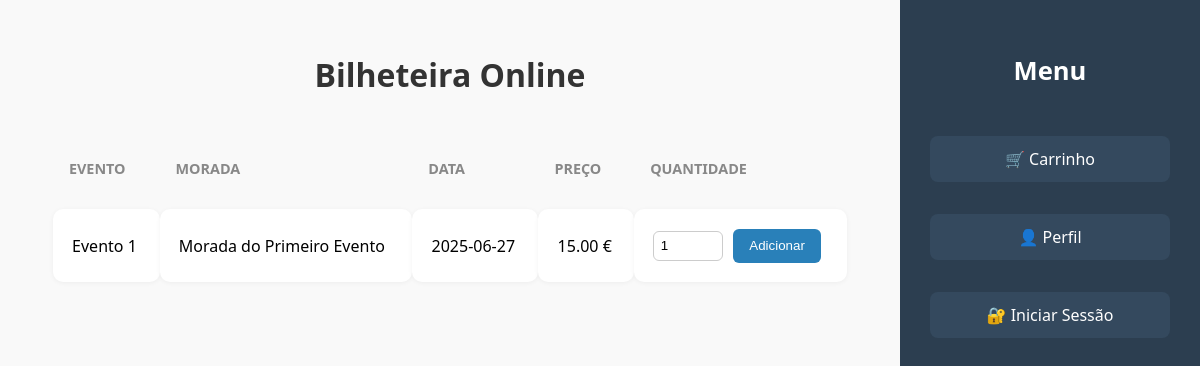
Screenshot of /WebSite/index.php with the database file from the repository.
### tables this page shows
CREATE TABLE lista_bilhetes (
        id INTEGER PRIMARY KEY AUTOINCREMENT,
        nome TEXT NOT NULL,
        morada TEXT NOT NULL,
        dia TEXT NOT NULL,
        preco REAL NOT NULL,
        limite INTEGER,
        disponiveis INTEGER
    );

### WebSite/index.php (the view, shortened to what this page needs)
<?php
$db = new SQLite3('../DataBase/venda_bilhetes.db');
$bilhetes = $db->query("SELECT * FROM lista_bilhetes");
?>
<!DOCTYPE html>
<html lang="pt">
    <link rel="stylesheet" href="styles/index.css">
<head>
</head>
<body>
<div class="main-content">
    <h1>Bilheteira Online</h1>
    <table>
        <thead>
            <tr>
                <th>Evento</th>
                <th>Morada</th>
                <th>Data</th>
                <th>Preço</th>
                <th>Quantidade</th>
            </tr>
        </thead>
        <tbody>
            <?php while ($bilhete = $bilhetes->fetchArray(SQLITE3_ASSOC)): ?>
                <tr>
                    <td><?= htmlspecialchars($bilhete['nome']) ?></td>
                    <td><?= htmlspecialchars($bilhete['morada']) ?></td>
                    <td><?= htmlspecialchars($bilhete['dia']) ?></td>
                    <td><?= number_format($bilhete['preco'], 2) ?> €</td>
                    <td>
                        <form method="POST" action="php_scripts/adicionar_carrinho.php">
                            <input type="number" name="quantidade" min="1" max="<?= $bilhete['disponiveis'] ?>" value="1" required>
                            <button type="submit">Adicionar</button>
                        </form>
                    </td>
                </tr>
            <?php endwhile; ?>
        </tbody>
    </table>
</div>
<div class="sidebar">
    <h2>Menu</h2>
    <a href="carrinho.php">🛒 Carrinho</a>
    <a href="pagina_perfil.php">👤 Perfil</a>
    <a href="iniciar_sessao.php">🔐 Iniciar Sessão</a>
</div>
</body>
</html>

### WebSite/styles/index.css (style rules this page uses)
* { box-sizing: border-box; }
body { margin: 0; font-family: 'Segoe UI', Tahoma, Geneva, Verdana, sans-serif; display: flex; height: 100vh; background-color: #f9f9f9; }
.sidebar { width: 300px; background-color: #2c3e50; color: white; display: flex; flex-direction: column; align-items: center; padding-top: 2rem; }
.sidebar h2 { margin-bottom: 2rem; font-size: 1.6rem; }
.sidebar a { color: white; text-decoration: none; margin: 1rem 0; padding: 0.75rem 1.2rem; background-color: #34495e; border-radius: 8px; width: 80%; text-align: center; transition: 0.2s; font-size: 1rem; }
.main-content { flex: 1; padding: 2rem; display: flex; flex-direction: column; align-items: center; }
.main-content h1 { margin-bottom: 2rem; color: #333; font-size: 2rem; }
table { width: 95%; max-width: 1400px; border-collapse: separate; border-spacing: 0 15px; }
th { text-align: left; padding: 1rem; color: #888; font-size: 0.9rem; text-transform: uppercase; }
td { background-color: white; padding: 1.2rem; border-radius: 10px; box-shadow: 0 1px 5px rgba(0, 0, 0, 0.05); vertical-align: middle; }
form { display: flex; align-items: center; gap: 10px; }
input[type="number"] { width: 70px; padding: 0.4rem; border: 1px solid #ccc; border-radius: 6px; }
button { background-color: #2980b9; color: white; border: none; padding: 0.6rem 1rem; border-radius: 6px; cursor: pointer; transition: 0.2s; }

### rows the page displays
lista_bilhetes: nome "Evento 1", morada "Morada do Primeiro Evento", dia "2025-06-27", preco "15.00"
